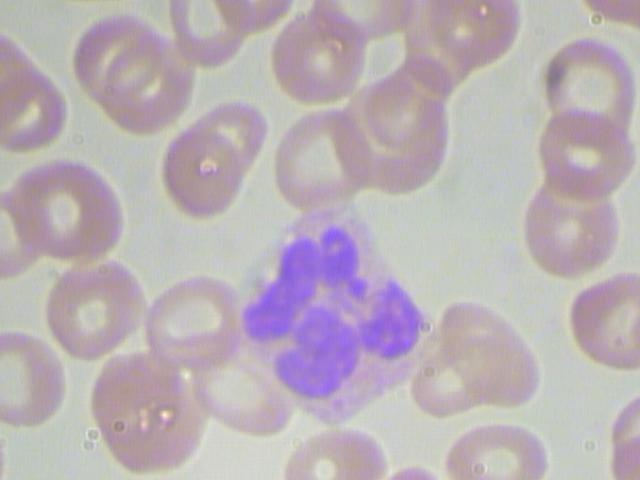
#> input picture test/BloodImage_00332.jpg, 640 x 480 px
$ python test.py
#> lines starting #> are read from the running program, lines starting #| are printed output that depends on the picture; after the words box and inside, x2 and y2 are one past the last pixel; in counts of white or black regions, pixels touching at a corner belong together
import numpy as np
import cv2

# Read original image
image = cv2.imread('./test/BloodImage_00332.jpg')
#> image is the input picture: shape (480, 640, 3); mean B, G, R 182.3, 175.9, 186.1

# Convert it to HSV Color Map
img = cv2.cvtColor(image, cv2.COLOR_BGR2HSV)
#> img: shape (480, 640, 3); mean H, S, V 90.1, 26.2, 191.3

# Set the thresholds for RBC Detection
rlower = np.array([160, 60, 100])
rupper = np.array([180, 200, 255])

# Find the colors within the specified boundaries and apply the mask
rmask = cv2.inRange(img, rlower, rupper)
#> rmask: shape (480, 640); every value is 0

# Find the contours
rcontours, hierarchy = cv2.findContours(rmask, cv2.RETR_EXTERNAL, cv2.CHAIN_APPROX_NONE)
#> rcontours = []

# Count the number of RBC's
rbc_count = 0
rbc = []
multiple_cells = []
for contour in rcontours:
	a = cv2.contourArea(contour)
	if a > 75 and a <= 300:
		rbc.append(contour)
		rbc_count += 1
	elif a > 300:
		multiple_cells.append(contour)
		if a <= 600:
			rbc_count += 2
		else:
			rbc_count += 3
#> this loop made 0 passes
#> after the loop, multiple_cells = []; rbc = []; rbc_count = 0

# Print the count
print(f'Approximate number of RBC: {rbc_count}')
#| Approximate number of RBC: 0

# Segment the RBC's
cv2.drawContours(image, multiple_cells, -1, (0, 0, 255), 3)
cv2.drawContours(image, rbc, -1, (0, 0, 255), 3)


# Set the thresholds for WBC Detection
wlower = np.array([120, 50, 20])
wupper = np.array([140, 255, 255])

# Find the colors within the specified boundaries and apply the mask
wmask = cv2.inRange(img, wlower, wupper)
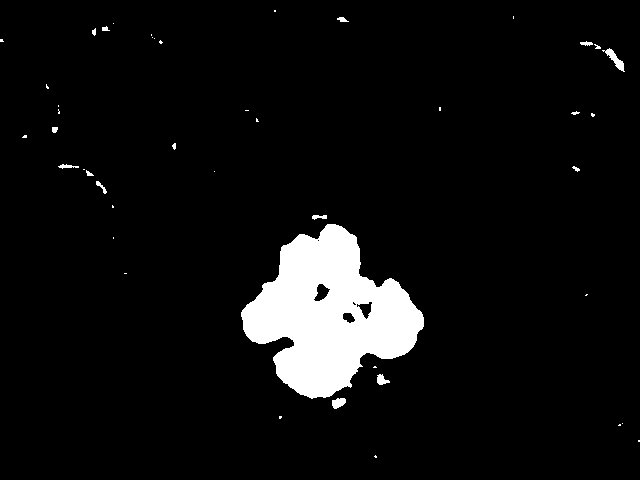
#> wmask: shape (480, 640); 6.2% white; 45 white regions (29 under 20 px)

# Find the contours
wcontours, hierarchy = cv2.findContours(wmask, cv2.RETR_EXTERNAL, cv2.CHAIN_APPROX_NONE)
#> wcontours = 45 contours, 35 with area under 20; largest, box (x1, y1, x2, y2) and area: (241, 224, 424, 399) 18085, (602, 48, 625, 72) 142, (332, 398, 346, 409) 94, (377, 374, 390, 385) 68, (312, 215, 327, 220) 34

# Count and segment the WBC's
cv2.drawContours(image, wcontours, -1, (255, 0, 0), 3)
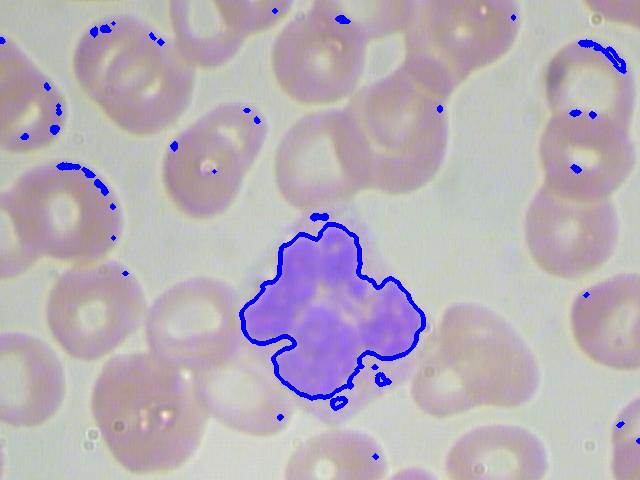
#> image: shape (480, 640, 3); 1.74% of pixels changed, all inside (x1, y1, x2, y2) = (0, 8, 640, 460)
wbc_count = len(wcontours)
#> wbc_count = 45

# Print the count
print(f'Approximate number of WBC: {wbc_count}')
#| Approximate number of WBC: 45

# Write the output in a file
cv2.imwrite('op.jpg', image)

# Display the Image
while True:
	cv2.imshow('Segmented Image', image)
	key = cv2.waitKey(1) & 0xFF
#> (key q is pressed here)
	if key == ord('q'):
		break

cv2.destroyAllWindows()

$ run again, with test/BloodImage_00000.jpg copied over test/BloodImage_00332.jpg
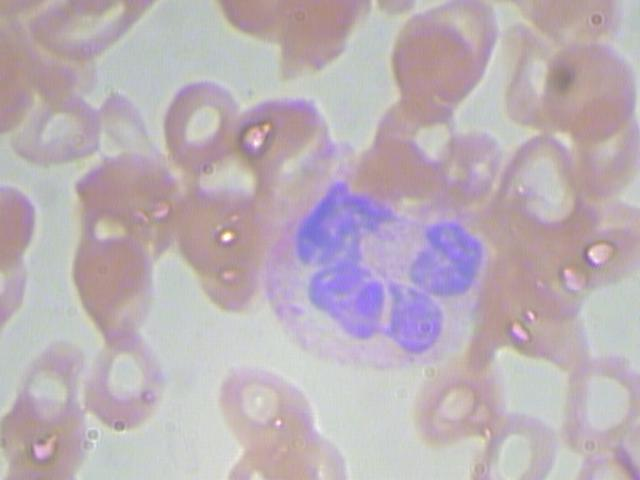
#> input picture test/BloodImage_00000.jpg, 640 x 480 px
#> image is the input picture: shape (480, 640, 3); mean B, G, R 182.3, 175.5, 187.3
#> img: shape (480, 640, 3); mean H, S, V 93.8, 27.4, 192.8
#> `rmask = cv2.inRange(img, rlower, rupper)`:
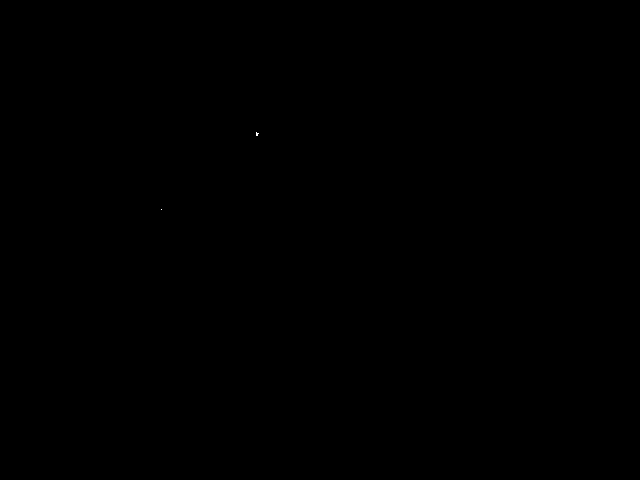
#> rmask: shape (480, 640); 0% white in thin lines or dots, all inside (x1, y1, x2, y2) = (161, 132, 259, 210)
#> rcontours = 2 contours, all with area under 20
#> the loop `for contour in rcontours:` made 2 passes
#> (contour, a) on pass 1: ([[161, 209]], 0)
#> after the loop `for contour in rcontours:`: multiple_cells = []; rbc_count = 0
#| Approximate number of RBC: 0
#> wmask: shape (480, 640); 6.2% white; 36 white regions (20 under 20 px)
#> wcontours = 36 contours, 23 with area under 20; largest, box (x1, y1, x2, y2) and area: (288, 179, 485, 354) 17782, (279, 100, 316, 115) 190, (322, 141, 336, 156) 120, (177, 85, 208, 96) 78, (287, 304, 303, 314) 78
#> `cv2.drawContours(image, wcontours, -1, (255, 0, 0), 3)`:
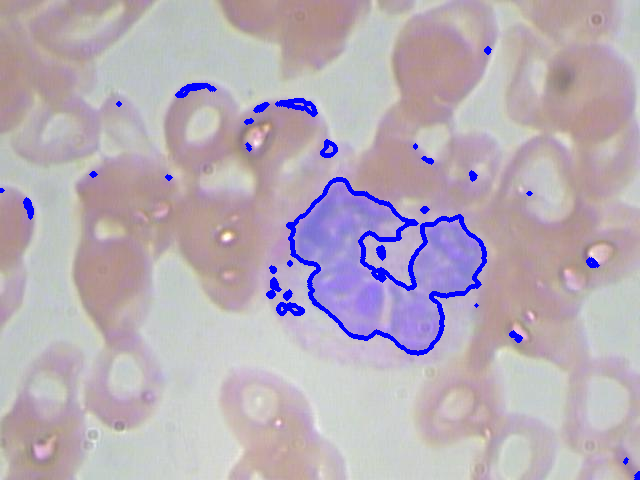
#> image: shape (480, 640, 3); 2.14% of pixels changed, all inside (x1, y1, x2, y2) = (0, 46, 640, 480)
#> wbc_count = 36
#| Approximate number of WBC: 36
